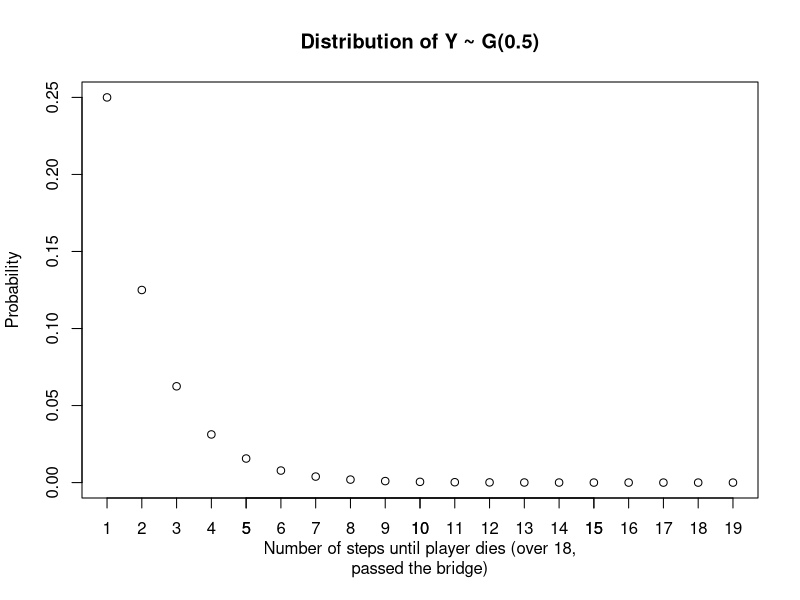
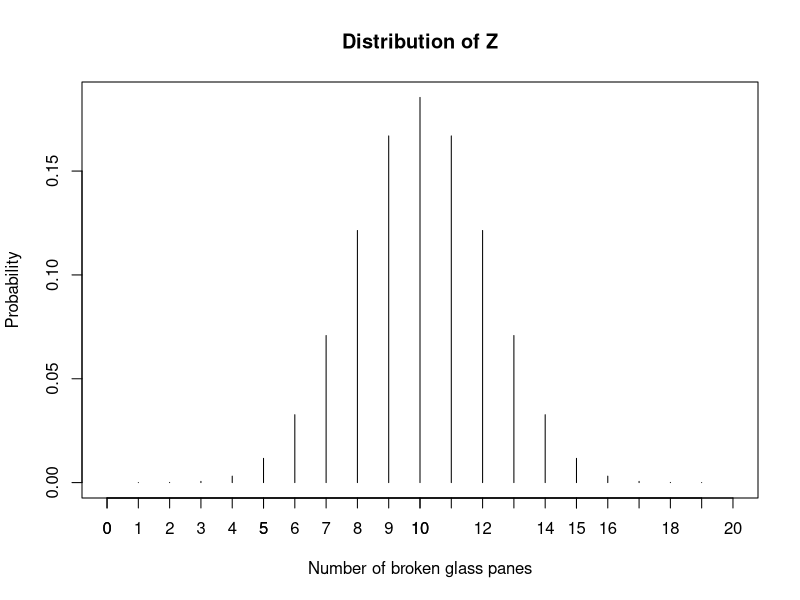
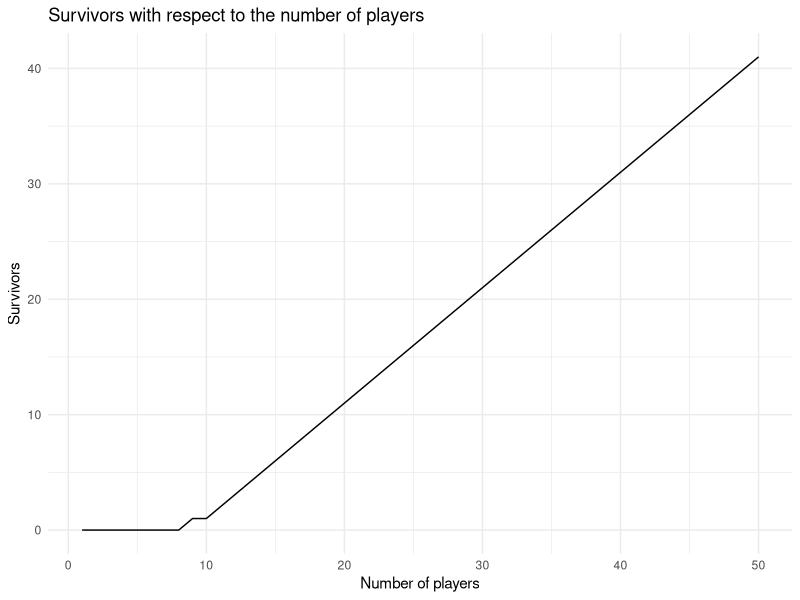
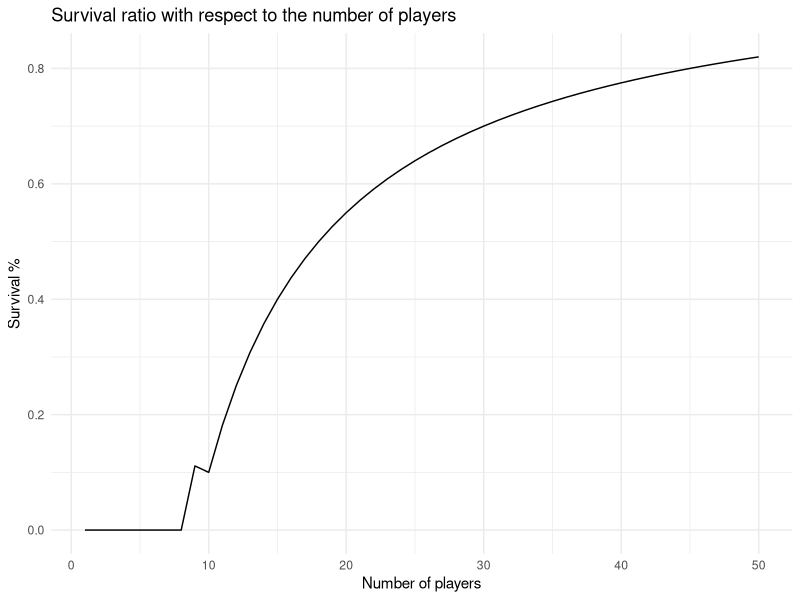

R code for these plots, in order:
## ---- chunk 1
knitr::opts_chunk$set(echo = TRUE) 
library(tidyverse)
## ---- chunk 2
plot(dgeom(1:19,0.5), xlab = "Number of steps until player dies (over 18,
passed the bridge)", ylab = "Probability", main= "Distribution of Y ~ G(0.5)")
axis(1, at= seq(from= 1, to= 19, by= 1)) 
## ---- chunk 3
choose(18,13) 
## ---- chunk 4
choose(18,13)*(0.5)^13*0.5^5 
# dbinom(13,18,0.5)
## ---- chunk 5
plot(dbinom(0:18, size= 18,prob = 0.5),type='h', xlim=
c(0,20), xlab= "Number of broken glass panes", ylab= "Probability", main="Distribution of Z") 
axis(1, at= 0:19) 
## ---- chunk 6
1-pbinom(5, 18,0.5)
pbinom(5, 18,0.5)
## ---- chunk 7
dbinom(5,16,0.5)
1-pbinom(5,16,0.5) # Probability of at least 6 right guesses
## ---- chunk 8
1-pbinom(15,18,0.5)
## ---- chunk 9
vector <- vector()
for (m in 0:(16-1)){
  vector[m] <- dbinom(m,18,0.5)*(16-m)
}
round(sum(vector))
## ---- chunk 10
vector <- vector()
for (m in 0:(8-1)){
  vector[m] <- dbinom(m,18,0.5)*(8-m)
}
round(sum(vector))
## ---- chunk 11
survior_calc <- function(nplayers){
  vector <- vector()
for (m in 0:(nplayers-1)){
  vector[m] <- dbinom(m,18,0.5)*(nplayers-m)
}
  return(round(sum(vector)))
}
## ---- chunk 12
surviors <- vector
for(i in 1:50){
  surviors[i] <- survior_calc(i)
}

squid_frame <- data.frame(list(nplayers= 1:50, surviors= surviors, survival_ratio= surviors/1:50))
## ---- chunk 13
squid_frame %>% 
  ggplot(aes(x= nplayers, y= surviors))+
  geom_line()+
  xlab("Number of players")+
  ylab("Survivors")+
  ggtitle("Survivors with respect to the number of players")+
  theme_minimal()
## ---- chunk 14
squid_frame %>% 
  ggplot(aes(x= nplayers, y= survival_ratio)) +
  geom_line()+
  xlab("Number of players")+
  ylab("Survival %")+
  ggtitle("Survival ratio with respect to the number of players")+
  theme_minimal()
